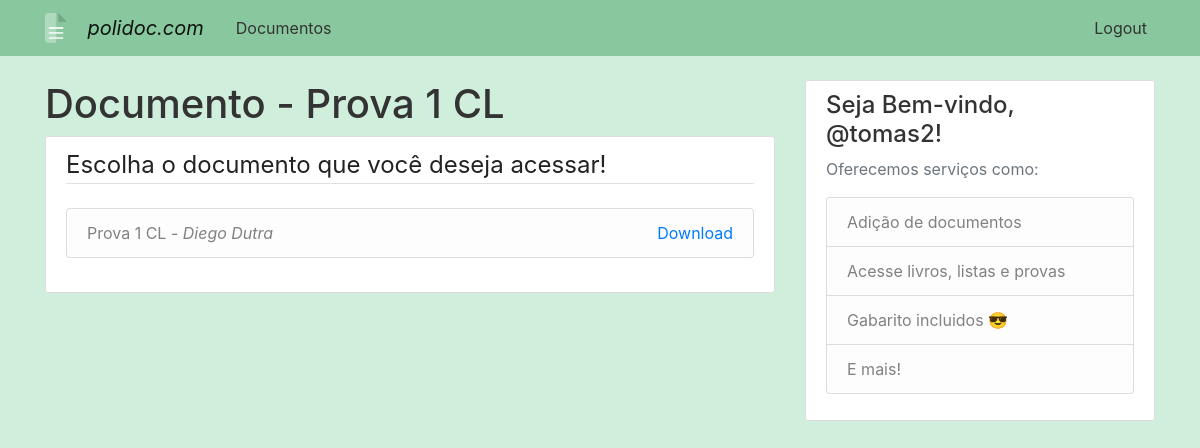
/documento/1 (signed in), run on an earlier commit of the app's database.
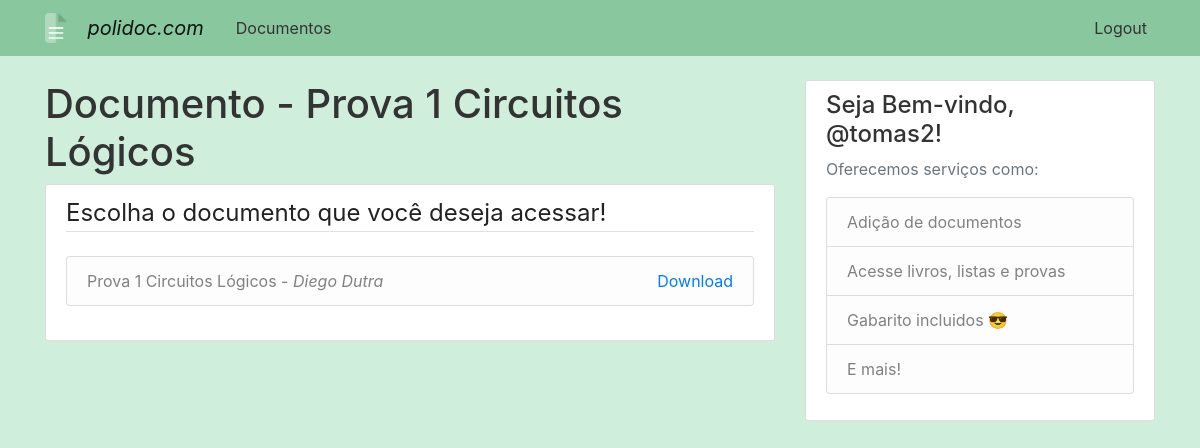
And on a later commit of the database.
### app/models/db.py (models this page shows, shortened)
class Doc(db.Model):
    id = db.Column(db.Integer, primary_key=True, nullable=False)
    titulo = db.Column(db.String(150), nullable=False)
    autor = db.Column(db.String(120))
    tipo = db.Column(db.String(6), nullable=False)
    formato = db.Column(db.String(3), nullable=False)
    link = db.Column(db.String(150), nullable=False)

### app/routes.py (the view)
@app.route('/documento/<int:documento_id>', methods=['GET','POST'])
@login_required
@check_confirmed
def documento_esp(documento_id):
    doc = Doc.query.get_or_404(documento_id)
    return render_template('documento/documento_esp.html', title="Documento", doc=doc)

### app/decoradores.py (called while the page is built)
def check_confirmed(func):
    @wraps(func)
    def decorated_function(*args, **kwargs):
        if current_user.confirmado is False:
            flash('Favor confirmar a sua conta!', 'warning')
            return redirect(url_for('n_confirmado'))
        return func(*args, **kwargs)
    return decorated_function

### app/models/db.py (called while the page is built)
@login_manager.user_loader
def load_user(id):
    return Usuario.query.get(int(id))

### app/templates/documento/documento_esp.html (shortened to what this page needs)
{% extends "layout.html" %}
{% block content %}
<h1>{{ title }} - {{ doc.titulo }}</h1>
<div role="main" class="content-section">
    <legend class="border-bottom mb-4">Escolha o documento que você deseja acessar!</legend>
    <ul class="list-group">
    <li class="list-group-item list-group-item-light d-flex justify-content-between">
        <div>
        {{ doc.titulo }} -
        <i> {{ doc.autor }} </i>
        </div>
        <div>
            <a class="text-right" href="{{ doc.link }}">Download</a>
        </div>
    </li>
    </ul>
    <br>
</div>
{% endblock %}

What changed in the data, as far as the page shows it:
changed Doc "Diego Dutra": titulo "Prova 1 CL" → "Prova 1 Circuitos Lógicos"
